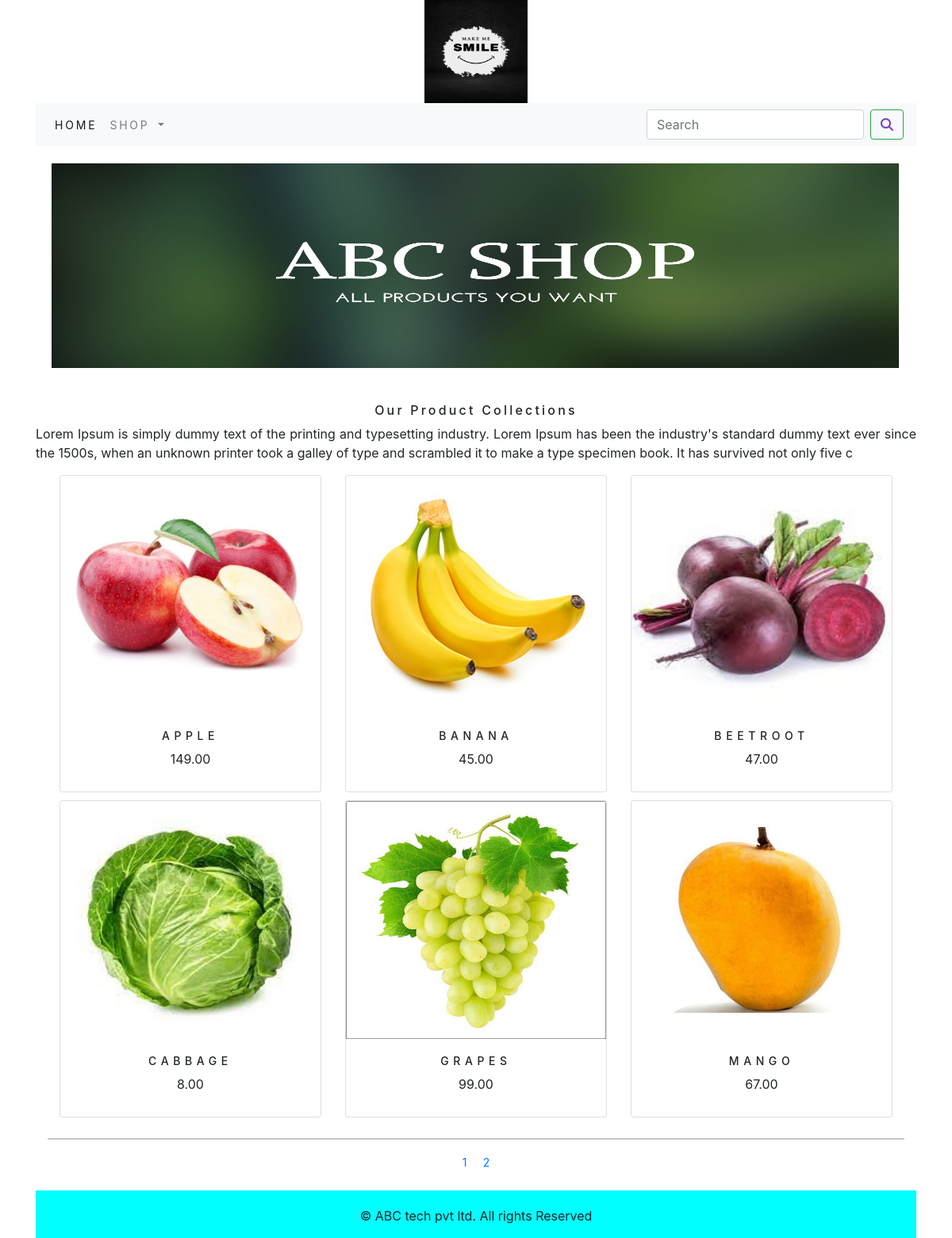
Screenshot of /shop1/ with the database file from the repository.
### shop1/models.py (models this page shows, shortened)
class Product(models.Model):
    name=models.CharField(max_length=250,unique=True)
    slug=models.SlugField(max_length=250,unique=True)
    description=models.TextField(blank=True)
    price=models.DecimalField(max_digits=10,decimal_places=2)
    category=models.ForeignKey(Category,on_delete=models.CASCADE)
    image=models.ImageField(upload_to='product',blank=True)
    stock=models.IntegerField()
    available=models.BooleanField(default=True)
    created=models.DateTimeField(auto_now_add=True)
    updated=models.DateTimeField(auto_now=True)
    def get_url(self):
        return reverse('shop1:prodCatdetail',args=[self.category.slug,self.slug])
    class Meta:
        ordering=('name',)
        verbose_name= 'product'
        verbose_name_plural='products'

### shop1/views.py (the view)
# urls.py: path('',views.allProdCat,name='allProdCat'),
def allProdCat(request,c_slug=None):
    c_page=None
    products_list=None
    if c_slug!=None:
        c_page=get_object_or_404(Category,slug=c_slug)
        products_list=Product.objects.all().filter(category=c_page,available=True)
    else:
        products_list=Product.objects.all().filter(available=True)
    paginator=Paginator(products_list,6)
    try:
        page=int(request.GET.get('page','1'))
    except:
        page=1
    try:
        products=paginator.page(page)
    except (EmptyPage,InvalidPage):
        products=paginator.page(paginator.num_pages)
    return render(request,"category.html",{'category':c_page,'products':products})

### cart/context_processors.py (called while the page is built)
def counter(request):
    item_count=0
    if 'admin' in request.path:
        return  {}
    else:
        try:
            cart=Cart.objects.filter(cart_id=_cart_id(request))
            car_items=CartItem.objects.all().filter(cart=cart[:1])
            for cart_item in car_items:
                item_count += cart_item.quantity
        except Cart.DoesNotExist:
            item_count = 0
    return dict(item_count=item_count)

### cart/views.py (called while the page is built)
def _cart_id(request):
    cart=request.session.session_key
    if not cart:
        cart=request.session.create()
    return cart

### shop1/context_processors.py (called while the page is built)
def menu_links(request):
    links=Category.objects.all()
    return dict(links=links)

### shop1/models.py (called while the page is built)
    def get_url(self):
        return reverse('shop1:products_by_category',args=[self.slug])

### templates/category.html (shortened to what this page needs)
{% extends 'base.html' %}
{% load static %}
{% block content %}
<div class="mx_auto">
    {% if category %}
    <img class="my_image" src="{{category.image.url}}" alt="{{category.name}}">
</div>
    <br>
<div>
        <h1 class="text-center my_title">{{category.name}}</h1>
        <p class="text-justify">{{category.description}}</p>
</div>
    {% else %}
<div>
<img class="my_image my_image_padding" src="{% static 'img/banner.png' %}" alt="Our Products" width="1250px;" height="300px;">
</div>
<br>
<div>
    <h1 class="text-center my_title">Our Product Collections</h1>
    <p class="text-justify">Lorem Ipsum is simply dummy text of the printing and typesetting industry. Lorem Ipsum has been the industry's standard dummy text ever since the 1500s, when an unknown printer took a galley of type and scrambled it to make a type specimen book. It has survived not only five c</p>
</div>
    {% endif %}
<div class="container">
    <div class="row mx-auto">
        {% for product in products.object_list %}
        <div class="my_bottom_margin col-9 col-sm-12  col-md-4 col-lg-4">
            <div class="card text-center" style="mim-width:18rem;">
                <a href="{{product.get_url}}"><img class="card-img-top my_image" src="{{product.image.url}}" alt="{{product.name}}"></a>
            <div class="card-body">
                <h4>{{product.name}}</h4>
                <p>{{product.price}}</p>
            </div>
            </div>
        </div>
        {% endfor %}
    </div>
    <div class="mx-auto">
    {% if products.paginator.num_pages > 1 %}
    <hr>
        <div class="text-center">
            {% for pg in products.paginator.page_range %}
                <a href="?page={{pg}}" class="btn-btn-light btn-sm {% if products.number == pg %} active {% endif %}">{{pg}}</a>
            {% endfor %}
        </div>
        {% endif %}
    </div>
    <br>
</div>
{% endblock %}

### templates/base.html (shortened to what this page needs)
{% load static %}
<!DOCTYPE html>
<html lang="en">
<head>
     <link href="https://cdn.jsdelivr.net/npm/bootstrap@5.0.2/dist/css/bootstrap.min.css" rel="stylesheet">
    <link rel="stylesheet" href="{% static 'css/custom.css' %}">
    <link rel="stylesheet" href="{% static 'css/bootstrap.min.css' %}">
</head>
<body class="d-flex flex-column min-vh-100">
<div class="container">
{% include 'header.html' %}
{% include 'nav.html' %}
{% block content %}
{% endblock %}
  </div>
{% include 'footer.html' %}
</body>
</html>

### templates/header.html
{% load static %}
<header>
    <center>
        <a href="{% url 'shop1:allProdCat' %}"> </a> <img src="{% static 'img/logo.png' %}" alt="logimage" width="130px;" height="130px;">
    </center>
</header>

### templates/nav.html (shortened to what this page needs)
<nav class="navbar navbar-expand-lg navbar-light bg-light">
  <div class="collapse navbar-collapse" id="navbarSupportedContent">
    <ul class="navbar-nav mr-auto">
      <li class="nav-item {% if 'shop1' in request.path %} active {% endif %}">
        <a class="nav-link" href="{% url 'shop1:allProdCat' %}">Home</a>
      </li>
      <li class="nav-item dropdown">
        <a class="nav-link dropdown-toggle" href="#" id="navbarDropdown" role="button" data-toggle="dropdown" aria-haspopup="true" aria-expanded="false">
          Shop
        </a>
      </li>
    </ul>
    <form class="form-inline my-2 my-lg-0" action="{% url 'search_app:SearchResult' %}" method="get">
      <input class="form-control mr-sm-2" type="search" placeholder="Search" name="q" aria-label="Search">
      <button class="btn btn-outline-success my-2 my-sm-0" type="submit"><i class="fa-solid fa-magnifying-glass" style="color: #743dc7;"></i></button>
    </form>
  </div>
</nav>

### templates/footer.html
<footer class="mt-auto">
<div class="footer navbar-fixed-bottom  my_footer">
  <p class="text-center">&copy; ABC tech pvt ltd. All rights Reserved</p>
</div>

### static/css/custom.css (style rules this page uses)
.nav-item { letter-spacing : .2em; font-size : 14px; text-transform : uppercase; }
.my_footer { background-color: aqua; height: 60px; }
.my_footer p { padding-top: 20px; front-size : 14px; }
.my_image { width:100%; height:100%; }
.my_title { font-size:16px; text_transform:uppercase; letter-spacing:.2em; }
.my_image_padding { padding:20px; height:300px; }
.my_bottom_margin { margin-bottom:10px; }
.card-body h4 { font-size:14px; text-transform:uppercase; letter-spacing:.4em; }
.card { height:400px; }
.my_image { height:300px; }

### rows the page displays
Product: image (picture), name "APPLE", price "149.00"
Product: image (picture), name "BANANA", price "45.00"
Product: image (picture), name "BEETROOT", price "47.00"
Product: image (picture), name "CABBAGE", price "8.00"
Product: image (picture), name "GRAPES", price "99.00"
Product: image (picture), name "MANGO", price "67.00"

### other values shown
{{ pg }} "1" "2"
